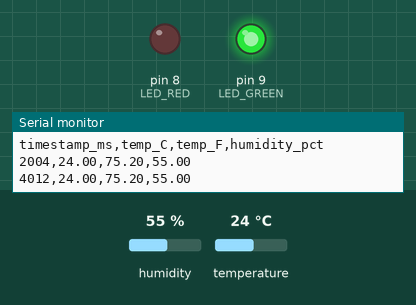
Simulated run of this sketch. Board: Arduino Uno, built with avr-gcc and run on an emulated ATmega328P. On the bench: output pins drawn as LEDs (lit = HIGH), the last lines printed to the serial monitor. The test bench sets the inputs (shaded band); at power-on: humidity 55 %, temperature 24 °C.

Above: at 4.8 s.
4.9 s: humidity set to 79 %
7.9 s: humidity set to 82 %
At 9.2 s:
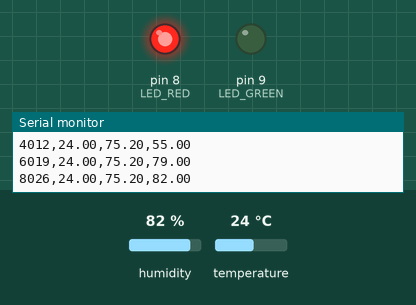
10.9 s: humidity set to 22 %
At 12.8 s:
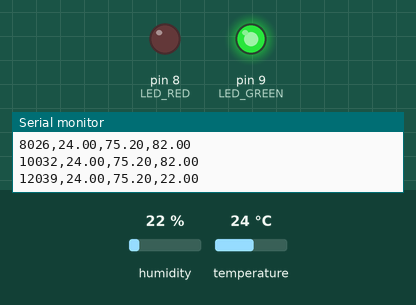
13.9 s: humidity set to 88 %
At 14.6 s:
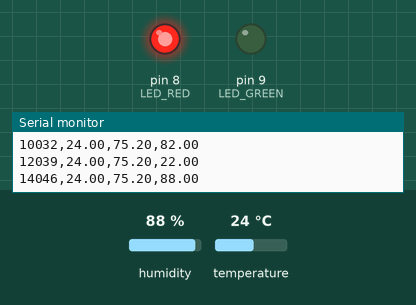
Timing chart, 0 to 16.9 s (numbered marks = the images above; inputs shaded):
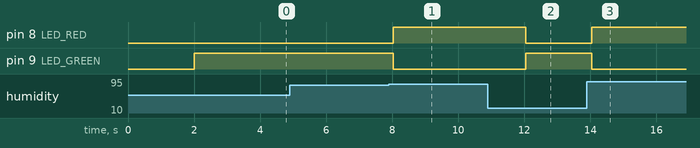

Measured:
- the behaviour switches between 80 and 81 % on humidity (found by bisection; images 0 and 1)
- after the input at 7.9 s, pin 8 (LED_RED): LOW → HIGH after 0.13 s; pin 9 (LED_GREEN): HIGH → LOW after 0.13 s
- after the input at 10.9 s, pin 8 (LED_RED): HIGH → LOW after 1.1 s; pin 9 (LED_GREEN): LOW → HIGH after 1.1 s
- after the input at 13.9 s, pin 8 (LED_RED): LOW → HIGH after 0.15 s; pin 9 (LED_GREEN): HIGH → LOW after 0.15 s

The sketch:

weather_station.ino
```cpp
#include "DHT.h"

#define DHTPIN 2
#define DHTTYPE DHT22

const int LED_RED = 8;
const int LED_GREEN = 9;

DHT dht(DHTPIN, DHTTYPE);

void setup() {
  Serial.begin(9600);
  pinMode(LED_RED, OUTPUT);
  pinMode(LED_GREEN, OUTPUT);
  dht.begin();

  // CSV Header
  Serial.println("timestamp_ms,temp_C,temp_F,humidity_pct");
}

void loop() {
  delay(2000); // Wait 2 seconds between measurements

  float h = dht.readHumidity();
  float c = dht.readTemperature();
  float f = dht.readTemperature(true);

  if (isnan(h) || isnan(c) || isnan(f)) return;

  // Print CSV values
  Serial.print(millis()); Serial.print(",");
  Serial.print(c); Serial.print(",");
  Serial.print(f); Serial.print(",");
  Serial.println(h);

  // Threshold alerts
  if (c > 35.0 || h > 80.0) {
    digitalWrite(LED_RED, HIGH);
    digitalWrite(LED_GREEN, LOW);
  } else {
    digitalWrite(LED_RED, LOW);
    digitalWrite(LED_GREEN, HIGH);
  }
}
```
